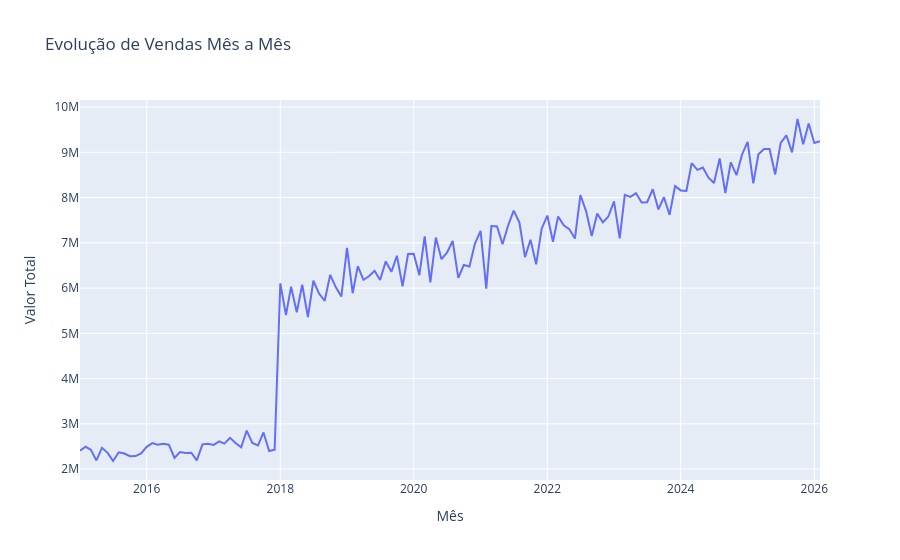
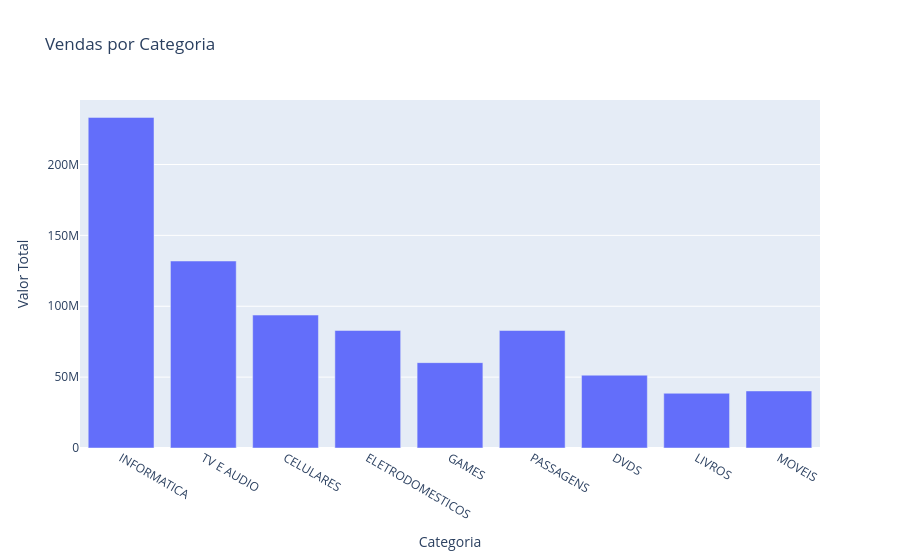
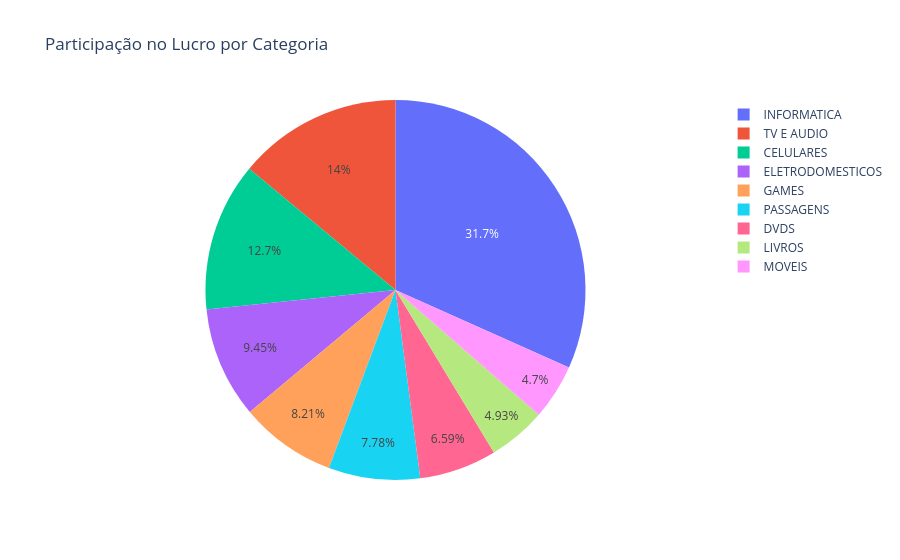

Notebook cell for these charts, in order:
### Markdown cell above
## 6) Visualizações
Atende o requisito de gráfico de barras + linha temporal/pizza.

### Code cell
fig_linha = px.line(receita_mensal, x='mes', y='valor_total', title='Evolução de Vendas Mês a Mês')
fig_linha.update_layout(xaxis_title='Mês', yaxis_title='Valor Total')
fig_linha.show()

fig_barras = px.bar(analise_categoria, x='categoria_produto', y='valor_total', title='Vendas por Categoria')
fig_barras.update_layout(xaxis_title='Categoria', yaxis_title='Valor Total')
fig_barras.show()

fig_pizza = px.pie(analise_categoria, names='categoria_produto', values='lucro', title='Participação no Lucro por Categoria')
fig_pizza.show()

print('\n=== RESPOSTAS ÀS PERGUNTAS OBRIGATÓRIAS ===')
print('1) Evolução de Vendas:')
display(receita_mensal)

print('\n2) Top 5 Vendedores com Comissão (2.5%):')
display(top_vendedores)

print('\n3) Análise de Produto (Categorias):')
display(analise_categoria.head(10))

print('\n4) Taxa de Inadimplência por UF:')
display(inad_uf.head(10))

### Figure 1 — Plotly figure (JSON) as saved in the notebook; plotly's stock layout.template omitted (floating-point values rounded to 4 significant figures; data arrays with more than 128 entries replaced by an {"elided": "..."} marker saying what was removed)
{"data": [{"hovertemplate": "mes=%{x}<br>valor_total=%{y}<extra></extra>", "legendgroup": "", "line": {"color": "#636efa", "dash": "solid"}, "marker": {"symbol": "circle"}, "mode": "lines", "name": "", "orientation": "v", "showlegend": false, "type": "scatter", "x": {"elided": "134 str values"}, "xaxis": "x", "y": {"elided": "134 float values"}, "yaxis": "y"}], "layout": {"legend": {"tracegroupgap": 0}, "title": {"text": "Evolução de Vendas Mês a Mês"}, "xaxis": {"anchor": "y", "domain": [0, 1], "title": {"text": "Mês"}}, "yaxis": {"anchor": "x", "domain": [0, 1], "title": {"text": "Valor Total"}}}}

### Figure 2 — Plotly figure (JSON) as saved in the notebook; plotly's stock layout.template omitted (floating-point values rounded to 4 significant figures)
{"data": [{"hovertemplate": "categoria_produto=%{x}<br>valor_total=%{y}<extra></extra>", "legendgroup": "", "marker": {"color": "#636efa", "pattern": {"shape": ""}}, "name": "", "orientation": "v", "showlegend": false, "textposition": "auto", "type": "bar", "x": ["INFORMATICA", "TV E AUDIO", "CELULARES", "ELETRODOMESTICOS", "GAMES", "PASSAGENS", "DVDS", "LIVROS", "MOVEIS"], "xaxis": "x", "y": [233200000.0, 131900000.0, 93770000.0, 82920000.0, 60220000.0, 82890000.0, 51360000.0, 38600000.0, 40250000.0], "yaxis": "y"}], "layout": {"barmode": "relative", "legend": {"tracegroupgap": 0}, "title": {"text": "Vendas por Categoria"}, "xaxis": {"anchor": "y", "domain": [0, 1], "title": {"text": "Categoria"}}, "yaxis": {"anchor": "x", "domain": [0, 1], "title": {"text": "Valor Total"}}}}

### Figure 3 — Plotly figure (JSON) as saved in the notebook; plotly's stock layout.template omitted (floating-point values rounded to 4 significant figures)
{"data": [{"domain": {"x": [0, 1], "y": [0, 1]}, "hovertemplate": "categoria_produto=%{label}<br>lucro=%{value}<extra></extra>", "labels": ["INFORMATICA", "TV E AUDIO", "CELULARES", "ELETRODOMESTICOS", "GAMES", "PASSAGENS", "DVDS", "LIVROS", "MOVEIS"], "legendgroup": "", "name": "", "showlegend": true, "type": "pie", "values": [64890000.0, 28630000.0, 25920000.0, 19340000.0, 16810000.0, 15920000.0, 13490000.0, 10100000.0, 9629000.0]}], "layout": {"legend": {"tracegroupgap": 0}, "title": {"text": "Participação no Lucro por Categoria"}}}
